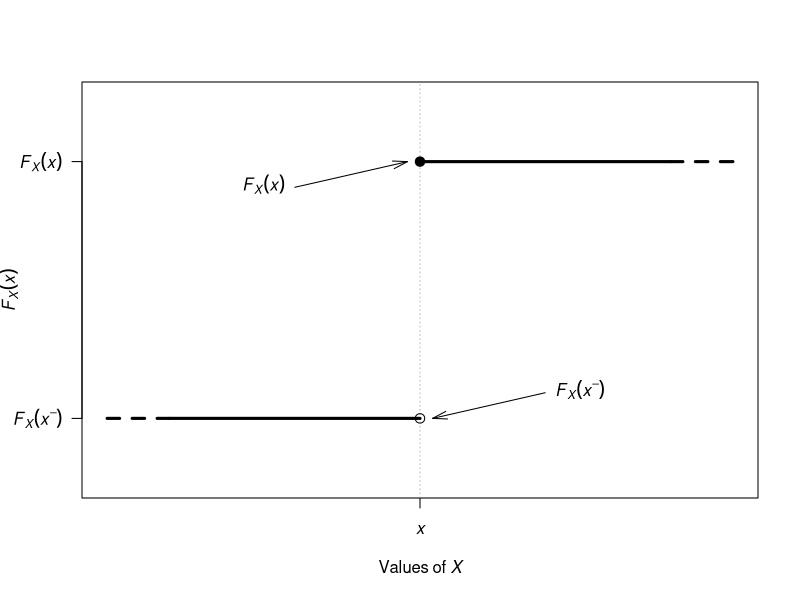
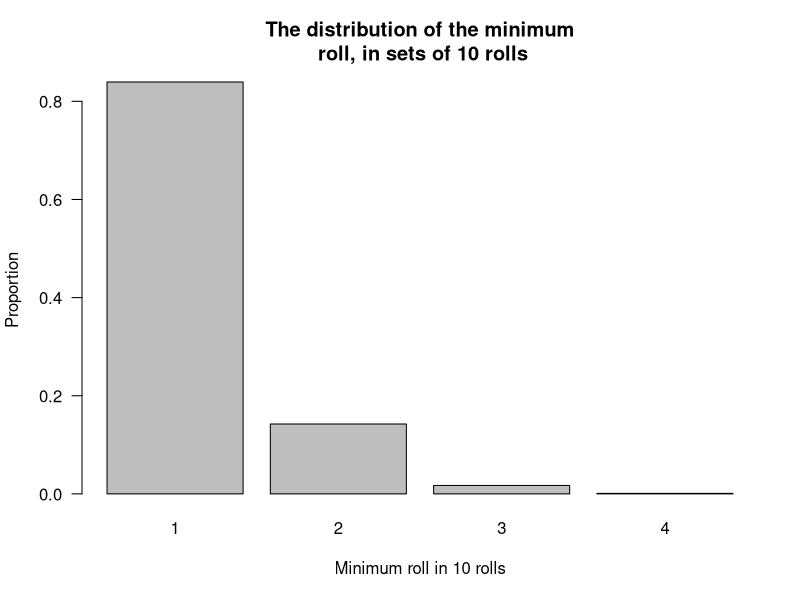

Write R code to recreate these figures, in order.
## ---- chunk 1
num_Sims <- 5000
sample_Size <- 10

x_Max <- array( dim = num_Sims)
for (i in 1:num_Sims){
  x <- runif(sample_Size,
             min = 0,
             max = 1)
  x_Max[i] <- max(x) 
}
cat("Mean of the maximum value", mean(x_Max), "\n")
cat("Variance of the maximum value", var(x_Max), "\n")
## ---- chunk 2
num_Sims <- 5000
sample_Size <- 10

x_Min <- array( dim = num_Sims)
for (i in 1:num_Sims){
  x <- runif(sample_Size,
             min = 0,
             max = 1)
  x_Min[i] <- max(x) 
}

cat("Proportion of smallest values less than 0.2: ", 
    round(sum(x_Min) / num_Sims, 3), "\n")
## ---- chunk 3
n <- 10   # Take samples of size 10

samples2 <- replicate(5000,               # 1000 repetitions
                      sort(runif(n))[2])  # 2nd order statistic
samples6 <- replicate(5000,               # 1000 repetitions
                      sort(runif(n))[6])  # 6th order statistic
## ---- chunk 4


plot( x = c(-1.25, 1.25),
      y = c(-0.25, 1.25),
      type = "n",
      axes = FALSE,
      xlab = expression(Values~of~italic(X)),
      ylab = expression(italic(F)[italic(X)](italic(x)))
      )
axis(side = 2,
     at = c(1, 0),
     las = 1,
     label = c( expression(italic(F)[italic(X)](italic(x))),
                expression(italic(F)[italic(X)](italic(x^"\u2013"))) ) )
axis(side = 1,
     at = 0,
     label = expression(italic(x)) )
box()

abline(v = 0,
       lwd = 1,
       col = "grey",
       lty = 3)

# Left side
lines( x = c( -1, 0),
       y = c(0, 0),
       lwd = 3)
lines( x = c( -1, -1.25),
       y = c(0, 0),
       lwd = 3,
       lty = 2)

points(x = 0,
       y = 0,
       cex = 1.25,
       pch = 1)  # Open circle

# Right side
lines( x = c( 0, 1),
       y = c(1, 1),
       lwd = 3)
lines( x = c( 1, 1.25),
       y = c(1, 1),
       lwd = 3,
       lty = 2)

points(x = 0,
       y = 1,
       cex = 1.25,
       pch = 19)  # Closed circle

# Explanatory info
arrows( x0 = -0.5,
        x1 = -0.05,
        y0 = 0.9,
        y1 = 1,
        angle = 15,
        length = 0.15)
text(x = -0.5,
     y = 0.9,
     label = expression(italic(F)[italic(X)](italic(x))),
     pos = 2)

arrows( x0 = 0.5,
        x1 = 0.05,
        y0 = 0.1,
        y1 = 0,
        angle = 15,
        length = 0.15)
text(x = 0.5,
     y = 0.1,
     label = expression(italic(F)[italic(X)](italic(x^"\u2013"))), #\u2013 is en-dash; \u2014 is em-dash
     pos = 4)

## ---- chunk 5
# Replicate many sets of 10 rolls of a die
rolls_In_Set <- 10
num_Sims <- 5000

rolls <- sample( x = 1:6,
                 size = rolls_In_Set * num_Sims,
                 replace = TRUE)
                 
rolls <- matrix(data = rolls,
                nrow = num_Sims)

# Find the minimum in each row (i.e., each set of 10 rolls)
min_Roll <- apply(rolls,
                  MARGIN = 1,
                  FUN = "min")

barplot(table(min_Roll)/num_Sims,
        main = "The distribution of the minimum\n roll, in sets of 10 rolls",
        xlab = "Minimum roll in 10 rolls",
        ylab = "Proportion",
        las = 1)

